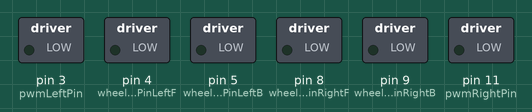
Recording of a sketch running on a simulated Arduino Uno, built with avr-gcc and run on an emulated ATmega328P. Shown: switched loads named in the sketch (green lamp = pin HIGH). What the sketch prints to the serial monitor is not drawn.

Above: at 0.1 s.
At 1.1 s:
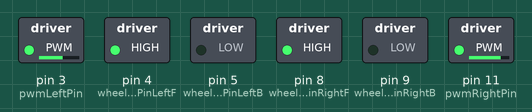
At 3.1 s:
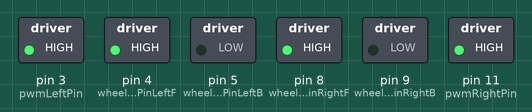
Timing chart, 0 to 4.6 s (numbered marks = the images above):
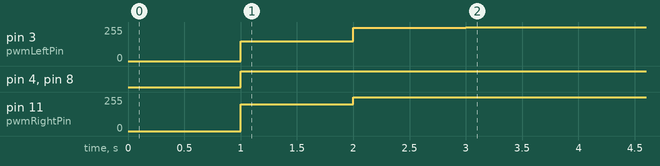

Measured:
- by itself, pin 3 (pwmLeftPin): 0/255 → 150/255 at 1.0 s, → 250/255 1.0 s later, → 255/255 1.0 s later
- by itself, pin 4 (wheelDirecPinLeftF), pin 8 (wheelDirecPinRightF): LOW → HIGH at 1.0 s
- by itself, pin 11 (pwmRightPin): 0/255 → 200/255 at 1.0 s, → 255/255 1.0 s later

The sketch:

cruiseControl.ino
```cpp
// #include <Arduino_LSM6DS3.h>;

//------------------------------------------------Initializing Pins----------------------------------------------//
// Motor driver PWM pin
const byte pwmLeftPin = 3;  // Left
const byte pwmRightPin = 11; // Right

// Motor driver direction pin
const byte wheelDirecPinLeftF = 4;  // Set this pin to high to go forward
const byte wheelDirecPinLeftB = 5;  // Set this pin to high to go backwards
const byte wheelDirecPinRightF = 8;  // Set this pin to high to go forward
const byte wheelDirecPinRightB = 9;  // Set this pin to high to go backwards

// Left wheel encoder digital pins
const byte encoderSigALeft = 13;
const byte encoderSigBLeft = 12;

// Right wheel encoder digital pins
const byte encoderSigARight = 6;
const byte encoderSigBRight = 7;

// Motor PWM command variable [0-255]
byte u = 0;

//---------------------------------------------Initializing Constants--------------------------------------------//
// Radius of wheel
const float wheelRad = 0.0625;

// Encoder ticks per (motor) revolution (TPR)
const int TPR = 3000;

// Length from centre of left wheel to centre of right wheel
const double trackWidth = 0.2775;

// Sampling interval for measurements in milliseconds
const int T = 1000;

//--------------------------------------------- Global Variables--------------------------------------------//
// Counters for milliseconds during interval
long t_now = 0;
long t_last = 0;

// Counter to keep track of encoder ticks [integer]
volatile long encoder_ticksL = 0;
volatile long encoder_ticksR = 0;

// Hold the integral error for PI controller.
double errorInt = 0;

//--------------------------------------------- Functions --------------------------------------------//
// Used to count the wheel ticks, called when SIGNAL_A goes HIGH
void decodeEncoderTicksL()
{
    if (digitalRead(encoderSigBLeft) == LOW)
    {
        // SIGNAL_A leads SIGNAL_B, so count one way
        encoder_ticksL--;
    }
    else
    {
        // SIGNAL_B leads SIGNAL_A, so count the other way
        encoder_ticksL++;
    }
}
void decodeEncoderTicksR()
{
    if (digitalRead(encoderSigBRight) == LOW)
    {
        // SIGNAL_A leads SIGNAL_B, so count one way
        encoder_ticksR--;
    }
    else
    {
        // SIGNAL_B leads SIGNAL_A, so count the other way
        encoder_ticksR++;
    }
}
// Compute vehicle speed [m/s]
double compute_vehicle_speed(double v_L, double v_R)
{
      double v;
      v = 0.5 * (v_L + v_R);
      return v;
}

// Compute vehicle turning rate [rad/s]
double compute_vehicle_rate(double v_L, double v_R)
{
    double omega;
    omega = 1.0 / trackWidth * (v_R - v_L);
    return omega;
}

// Wheel speed PI controller function
short getu(double enow, double eint, double kP, double kI)
{
    short u;
    u = (short)(kP * enow + kI * eint);
    if (u > 255)
        u = 255;
    else if (u < -255)
        u = -255;
    return u;
}

short piAlgorithm(float vdesired, float vcurr)
{
    double errorCurr = vdesired - vcurr;
    errorInt += errorCurr;
    return getu(errorCurr, errorInt, 200.0, 100.0);
}

void cruiseControl(float velL, float velR, float vd, float wd)
{
    // compute the speeds for the left and right wheels
    float vdLeft = vd - trackWidth * wd / 2;
    float vdRight = vd + trackWidth * wd / 2;

    short pwmLeft = piAlgorithm(vdLeft, velL);
    short pwmRight = piAlgorithm(vdRight, velR);

    digitalWrite(wheelDirecPinLeftF, HIGH);
    digitalWrite(wheelDirecPinLeftB, LOW);

    digitalWrite(wheelDirecPinRightF, HIGH);
    digitalWrite(wheelDirecPinRightB, LOW);

    analogWrite(pwmLeftPin, pwmLeft);
    analogWrite(pwmRightPin, pwmRight);
}


void setup()
{
    // Open the serial port at 9600 bps
    Serial.begin(9600);

    // Set the pin modes for PWM
    pinMode(pwmLeftPin, OUTPUT);
    pinMode(pwmRightPin, OUTPUT);

    // Set the pin modes for the motor driver
    pinMode(wheelDirecPinLeftF, OUTPUT);
    pinMode(wheelDirecPinLeftB, OUTPUT);
    pinMode(wheelDirecPinRightF, OUTPUT);
    pinMode(wheelDirecPinRightB, OUTPUT);

    // Set the pin modes for the encoders
    pinMode(encoderSigALeft, INPUT);
    pinMode(encoderSigBLeft, INPUT);
    pinMode(encoderSigARight, INPUT);
    pinMode(encoderSigBRight, INPUT);

    // Print a message
    Serial.print("Program initialized.");
    Serial.print("\n");

    // Every time encoder pin goes high (pulse), call decodeEncoder to count ticks
    attachInterrupt(digitalPinToInterrupt(encoderSigALeft), decodeEncoderTicksL, RISING);
    attachInterrupt(digitalPinToInterrupt(encoderSigARight), decodeEncoderTicksR, RISING);
}

void loop()
{
    // Get the elapsed time [ms]
    t_now = millis();

    if (t_now - t_last >= T)
    {
        // Estimate the velocity speeds
        float measuredVelocityL = wheelRad * 2.0 * PI * ((double)encoder_ticksL / (double)TPR) * 1000.0 / (double)(t_now - t_last);
        float measuredVelocityR = wheelRad * 2.0 * PI * ((double)encoder_ticksR / (double)TPR) * 1000.0 / (double)(t_now - t_last);
        // Reset the encoder ticks counters
        encoder_ticksL = 0;
        encoder_ticksR = 0;

        // Cruise Control, set your dersired velocity [m/s] and angular velocity [rad/s]
        float velocityDesired = 0.5;
        float angVelocityDesired = 0.0;
        cruiseControl(measuredVelocityL, measuredVelocityR, velocityDesired, angVelocityDesired);

        // Record the current time [ms]
        t_last = t_now;

    }
}
```
